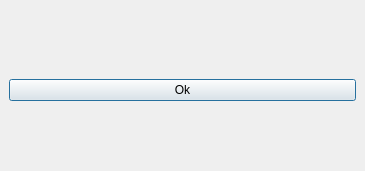
<?xml version="1.0" encoding="UTF-8"?>
<ui version="4.0">
 <class>RinviateDialogClass</class>
 <widget class="QDialog" name="RinviateDialogClass">
  <property name="geometry">
   <rect>
    <x>0</x>
    <y>0</y>
    <width>365</width>
    <height>171</height>
   </rect>
  </property>
  <property name="windowTitle">
   <string>Partite rinviate</string>
  </property>
  <widget class="QWidget" name="layoutWidget">
   <property name="geometry">
    <rect>
     <x>9</x>
     <y>19</y>
     <width>347</width>
     <height>142</height>
    </rect>
   </property>
   <layout class="QVBoxLayout" name="verticalLayout">
    <item>
     <layout class="QGridLayout" name="gridLayout"/>
    </item>
    <item>
     <widget class="QPushButton" name="okButton">
      <property name="text">
       <string>Ok</string>
      </property>
     </widget>
    </item>
   </layout>
  </widget>
 </widget>
 <resources/>
 <connections>
  <connection>
   <sender>okButton</sender>
   <signal>clicked()</signal>
   <receiver>RinviateDialogClass</receiver>
   <slot>quit()</slot>
   <hints>
    <hint type="sourcelabel">
     <x>231</x>
     <y>148</y>
    </hint>
    <hint type="destinationlabel">
     <x>361</x>
     <y>131</y>
    </hint>
   </hints>
  </connection>
 </connections>
 <slots>
  <slot>quit()</slot>
  <slot>enableOkButton()</slot>
 </slots>
</ui>
